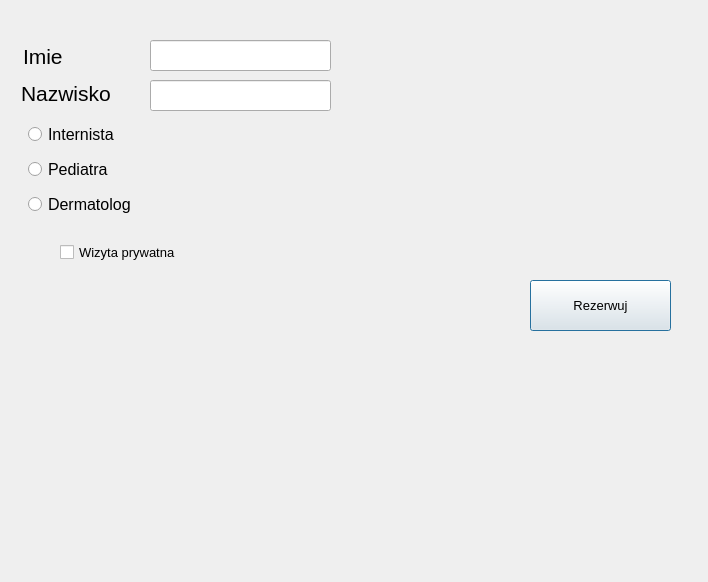
<?xml version="1.0" encoding="UTF-8"?>
<ui version="4.0">
 <class>Dialog</class>
 <widget class="QDialog" name="Dialog">
  <property name="geometry">
   <rect>
    <x>0</x>
    <y>0</y>
    <width>708</width>
    <height>582</height>
   </rect>
  </property>
  <property name="windowTitle">
   <string>Dialog</string>
  </property>
  <widget class="QLabel" name="imie">
   <property name="geometry">
    <rect>
     <x>23</x>
     <y>40</y>
     <width>53</width>
     <height>33</height>
    </rect>
   </property>
   <property name="font">
    <font>
     <pointsize>16</pointsize>
    </font>
   </property>
   <property name="autoFillBackground">
    <bool>false</bool>
   </property>
   <property name="text">
    <string>Imie</string>
   </property>
  </widget>
  <widget class="QLabel" name="nazwisko">
   <property name="geometry">
    <rect>
     <x>21</x>
     <y>77</y>
     <width>110</width>
     <height>33</height>
    </rect>
   </property>
   <property name="font">
    <font>
     <pointsize>16</pointsize>
    </font>
   </property>
   <property name="autoFillBackground">
    <bool>false</bool>
   </property>
   <property name="text">
    <string>Nazwisko</string>
   </property>
  </widget>
  <widget class="QRadioButton" name="radioButton">
   <property name="geometry">
    <rect>
     <x>28</x>
     <y>120</y>
     <width>113</width>
     <height>28</height>
    </rect>
   </property>
   <property name="font">
    <font>
     <pointsize>12</pointsize>
    </font>
   </property>
   <property name="autoFillBackground">
    <bool>false</bool>
   </property>
   <property name="text">
    <string>Internista</string>
   </property>
  </widget>
  <widget class="QRadioButton" name="radioButton_2">
   <property name="geometry">
    <rect>
     <x>28</x>
     <y>155</y>
     <width>101</width>
     <height>28</height>
    </rect>
   </property>
   <property name="font">
    <font>
     <pointsize>12</pointsize>
    </font>
   </property>
   <property name="text">
    <string>Pediatra</string>
   </property>
  </widget>
  <widget class="QRadioButton" name="radioButton_3">
   <property name="geometry">
    <rect>
     <x>28</x>
     <y>190</y>
     <width>132</width>
     <height>28</height>
    </rect>
   </property>
   <property name="font">
    <font>
     <pointsize>12</pointsize>
    </font>
   </property>
   <property name="text">
    <string>Dermatolog</string>
   </property>
  </widget>
  <widget class="QCheckBox" name="checkBox">
   <property name="geometry">
    <rect>
     <x>60</x>
     <y>240</y>
     <width>151</width>
     <height>25</height>
    </rect>
   </property>
   <property name="font">
    <font>
     <pointsize>10</pointsize>
    </font>
   </property>
   <property name="text">
    <string>Wizyta prywatna</string>
   </property>
  </widget>
  <widget class="QPushButton" name="Reserv">
   <property name="geometry">
    <rect>
     <x>530</x>
     <y>280</y>
     <width>141</width>
     <height>51</height>
    </rect>
   </property>
   <property name="font">
    <font>
     <pointsize>10</pointsize>
    </font>
   </property>
   <property name="text">
    <string>Rezerwuj</string>
   </property>
  </widget>
  <widget class="QLabel" name="label_text">
   <property name="geometry">
    <rect>
     <x>10</x>
     <y>370</y>
     <width>681</width>
     <height>101</height>
    </rect>
   </property>
   <property name="font">
    <font>
     <pointsize>10</pointsize>
    </font>
   </property>
   <property name="text">
    <string/>
   </property>
  </widget>
  <widget class="QLineEdit" name="lineEdit">
   <property name="geometry">
    <rect>
     <x>150</x>
     <y>40</y>
     <width>181</width>
     <height>31</height>
    </rect>
   </property>
   <property name="font">
    <font>
     <pointsize>10</pointsize>
    </font>
   </property>
   <property name="tabletTracking">
    <bool>false</bool>
   </property>
  </widget>
  <widget class="QLineEdit" name="lineEdit_2">
   <property name="geometry">
    <rect>
     <x>150</x>
     <y>80</y>
     <width>181</width>
     <height>31</height>
    </rect>
   </property>
   <property name="font">
    <font>
     <pointsize>10</pointsize>
    </font>
   </property>
  </widget>
 </widget>
 <resources/>
 <connections/>
</ui>
